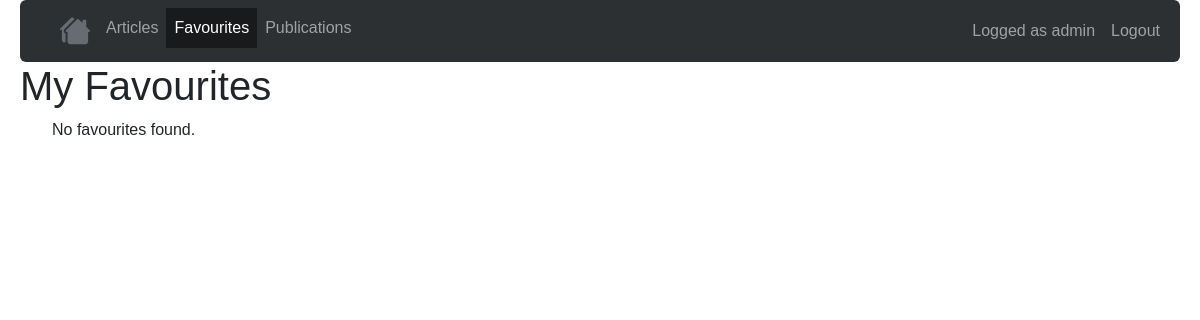
The page /articles/favourites/ (signed in) on the database as committed earlier.
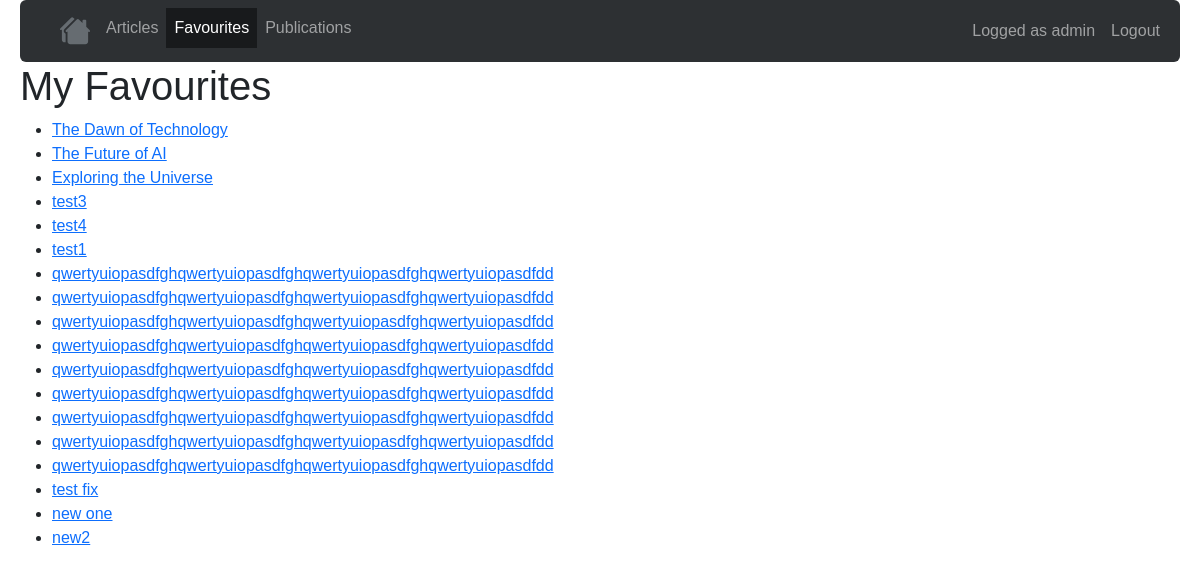
The same page on the database as committed later.
### articles/models.py (models this page shows, shortened)
class UserFavouriteArticle(models.Model):
    user = models.ForeignKey(User, on_delete=models.CASCADE)
    article = models.ForeignKey(Article, on_delete=models.CASCADE)

class Article(models.Model):
    title =     models.CharField(max_length=64)
    author =    models.ForeignKey(User, on_delete=models.CASCADE, related_name='articles')
    created =   models.DateTimeField(auto_now_add=True)
    synopsis =  models.CharField(max_length=312)
    content =   models.TextField()

### articles/views/favourites.py (the view)
# urls.py: path("favourites/", FavouritesListView.as_view(), name='favourites'),
class FavouritesListView(ListView):
    model = UserFavouriteArticle
    template_name = 'articles/favourites.html'
    def get_queryset(self):
        user = self.request.user
        if user.is_authenticated:
            return UserFavouriteArticle.objects.filter(user=user)
        else:
            return UserFavouriteArticle.objects.none()

### articles/templates/articles/favourites.html (shortened to what this page needs)
{% extends 'base.html' %}
{% block content %}
<h1>My Favourites</h1>
<ul>
    {% for favourite in object_list %}
    <li><a href="{% url 'details' favourite.article.pk %}">{{ favourite.article.title }}</a></li>
    {% empty %}
    <p>No favourites found.</p>
    {% endfor %}
</ul>
{% endblock %}

Rows that differ between the two databases and show on the page:
added UserFavouriteArticle: article "The Dawn of Technology"
added UserFavouriteArticle: article "The Future of AI"
added UserFavouriteArticle: article "Exploring the Universe"
added UserFavouriteArticle: article "test3"
added UserFavouriteArticle: article "test4"
added UserFavouriteArticle: article "test1"
added UserFavouriteArticle: article "qwertyuiopasdfghqwertyuiopasdfghqwertyuiopasdfghqwertyuiopasdfdd"
added UserFavouriteArticle: article "qwertyuiopasdfghqwertyuiopasdfghqwertyuiopasdfghqwertyuiopasdfdd"
added UserFavouriteArticle: article "qwertyuiopasdfghqwertyuiopasdfghqwertyuiopasdfghqwertyuiopasdfdd"
added UserFavouriteArticle: article "qwertyuiopasdfghqwertyuiopasdfghqwertyuiopasdfghqwertyuiopasdfdd"
added UserFavouriteArticle: article "qwertyuiopasdfghqwertyuiopasdfghqwertyuiopasdfghqwertyuiopasdfdd"
added UserFavouriteArticle: article "qwertyuiopasdfghqwertyuiopasdfghqwertyuiopasdfghqwertyuiopasdfdd"
added UserFavouriteArticle: article "qwertyuiopasdfghqwertyuiopasdfghqwertyuiopasdfghqwertyuiopasdfdd"
added UserFavouriteArticle: article "qwertyuiopasdfghqwertyuiopasdfghqwertyuiopasdfghqwertyuiopasdfdd"
added UserFavouriteArticle: article "qwertyuiopasdfghqwertyuiopasdfghqwertyuiopasdfghqwertyuiopasdfdd"
added UserFavouriteArticle: article "test fix"
added UserFavouriteArticle: article "new one"
added UserFavouriteArticle: article "new2"
Other text that changed with them:
text no longer shown: "No favourites found."
